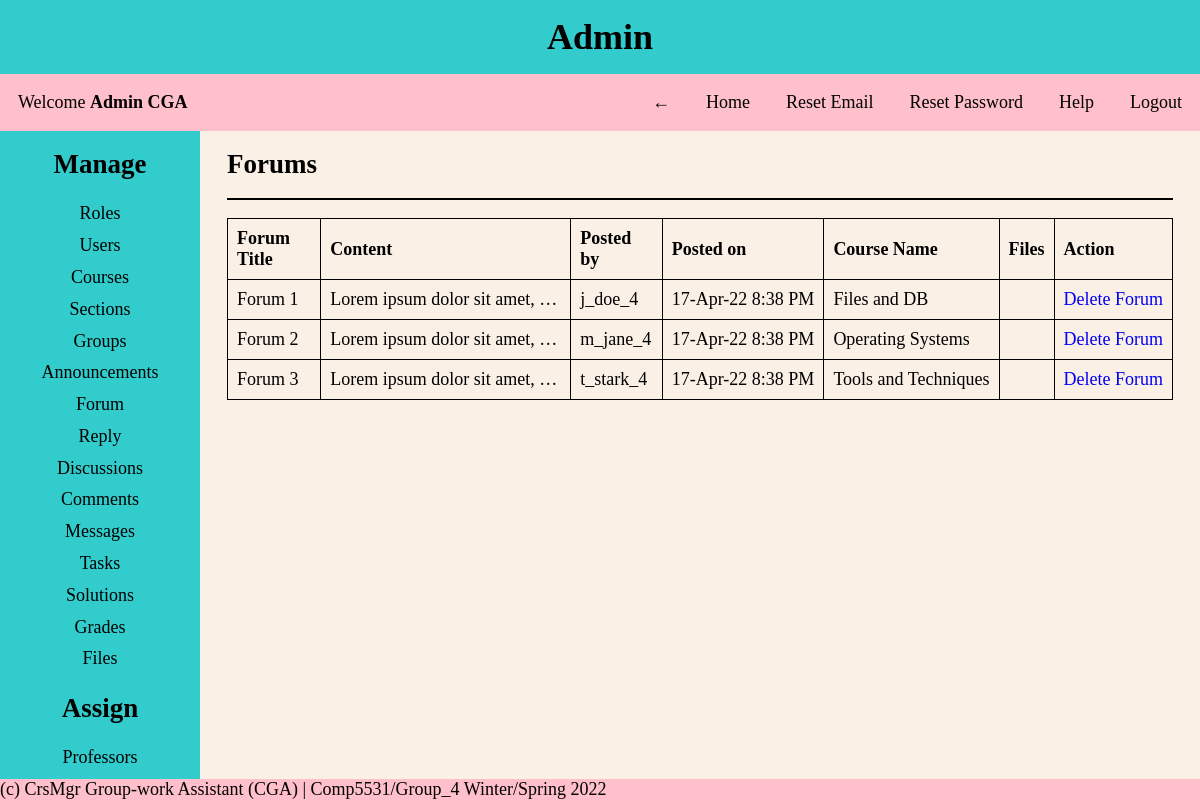
/pages/admin.php?page=forums (signed in), run on an earlier commit of the app's database.
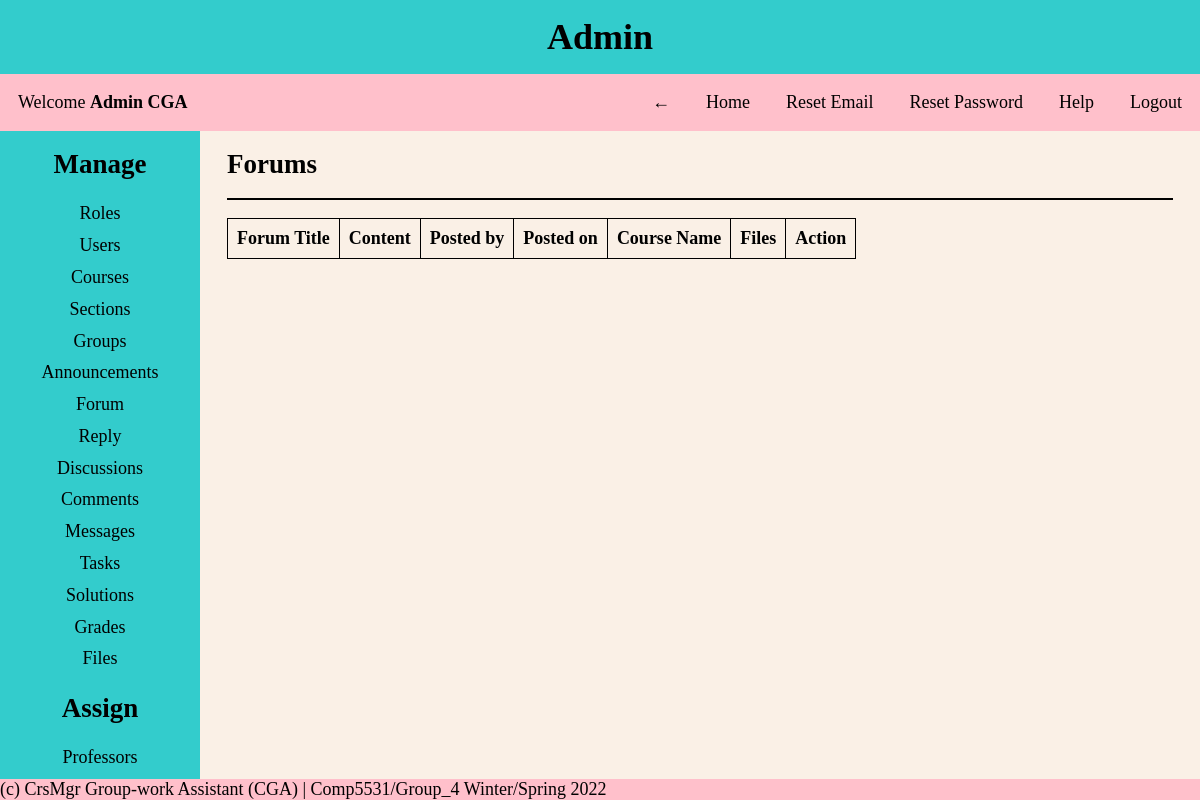
And on a later commit of the database.
### tables this page shows
CREATE TABLE Forum
(
  forum_id INT NOT NULL AUTO_INCREMENT PRIMARY KEY,
  forum_title VARCHAR(30) NOT NULL,
  forum_content VARCHAR(1024) NOT NULL,
  posted_by_uid INT NOT NULL,
  posted_on DATETIME DEFAULT CURRENT_TIMESTAMP NOT NULL,
  course_id INT NOT NULL,
  file_id INT,
  FOREIGN KEY (course_id) REFERENCES Course(course_id) ON DELETE CASCADE ON UPDATE CASCADE,
  FOREIGN KEY (file_id) REFERENCES Files(file_id) ON DELETE CASCADE ON UPDATE CASCADE
);

CREATE TABLE Users
(
  user_id INT NOT NULL AUTO_INCREMENT PRIMARY KEY,
  first_name VARCHAR(30) NOT NULL,
  last_name VARCHAR(30) NOT NULL,
  dob DATE NOT NULL,
  email VARCHAR(30) NOT NULL UNIQUE,
  username VARCHAR(30) NOT NULL UNIQUE,
  password VARCHAR(30) NOT NULL,
  created_on DATETIME DEFAULT CURRENT_TIMESTAMP,
  first_login TINYINT NOT NULL,
  role_id INT NOT NULL,
  FOREIGN KEY (role_id) REFERENCES Roles(role_id)
);

CREATE TABLE Course
(
  course_id INT NOT NULL AUTO_INCREMENT PRIMARY KEY,
  course_name VARCHAR(30) NOT NULL UNIQUE,
  course_number INT NOT NULL UNIQUE
);

### helper/functions.php (called while the page is built, shortened)
<?php
function date_convert($date)
{
    $date = strtotime($date);
    return date('d-M-y g:i A', $date);
}

### CRUD/forums.php (the view, shortened to what this page needs)
<div class="content-body">
    <?php
    $query = "SELECT f.*, fl.*, u.username, c.course_name FROM forum as f
    JOIN users as u ON  u.user_id = f.posted_by_uid
    JOIN course as c ON c.course_id = f.course_id
    LEFT JOIN files as fl ON fl.file_id = f.file_id
    ORDER BY f.forum_id ASC";
    $forums = mysqli_query($conn, $query);
    ?>
    <h2>Forums</h2>
    <hr>
    <table>
        <thead>
            <tr>
                <th>Forum Title</th>
                <th>Content</th>
                <th>Posted by</th>
                <th>Posted on</th>
                <th>Course Name</th>
                <th>Files</th>
                <th>Action</th>
            </tr>
        </thead>
        <tbody>
            <?php
            foreach ($forums as $row) {
                $id = $row['forum_id'];
                $title = $row['forum_title'];
                $content = $row['forum_content'];
                $posted_by = $row['username'];
                $posted_on = date_convert($row['posted_on']);
                $course_name = $row['course_name'];
                $file_id = $row['file_id'];
                $file_name = $row['file_name'];
            ?>
                <tr>
                    <td><?= $title ?></td>
                    <td><?= $content ?></td>
                    <td><?= $posted_by ?></td>
                    <td><?= $posted_on ?></td>
                    <td><?= $course_name ?></td>
                    <td><a href='?page=forums&download_file=<?= $file_id ?>'><?= $file_name ?></a></td>
                    <td><a href="?page=forums&delete_id=<?= $id ?>&delete_file=<?= $file_id ?>" onclick="return confirm('Are you sure you want to delete?')">Delete Forum</a></td>
                </tr>
            <?php } ?>
        </tbody>
    </table>
</div>

What changed in the data, as far as the page shows it:
removed forum: forum_title "Forum 1", forum_content "Lorem ipsum dolor sit amet,…", users.username "j_doe_4", posted_on "17-Apr-22 8:38 PM", course.course_name "Files and DB"
removed forum: forum_title "Forum 2", forum_content "Lorem ipsum dolor sit amet,…", users.username "m_jane_4", posted_on "17-Apr-22 8:38 PM", course.course_name "Operating Systems"
removed forum: forum_title "Forum 3", forum_content "Lorem ipsum dolor sit amet,…", users.username "t_stark_4", posted_on "17-Apr-22 8:38 PM", course.course_name "Tools and Techniques"
